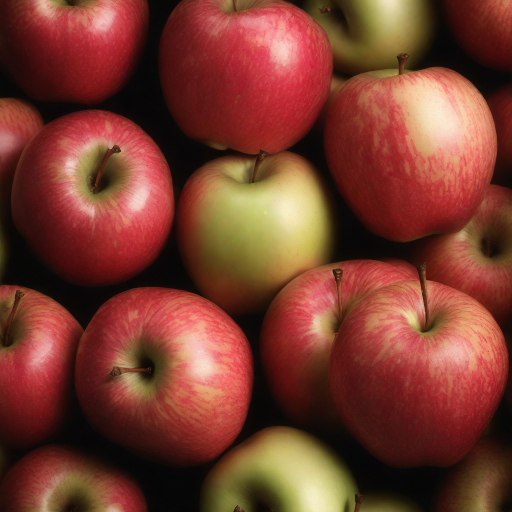
#> input picture backend/tests/assets/images/apple1.png, 1024 x 1024 px (shown at 1/2 size)
$ python -i histograms.py   (imports and definitions only)   (older library calls are emulated)
#> lines starting #> are read from the running program, lines starting #| are printed output that depends on the picture
#> further down, picture is the input picture: shape (1024, 1024, 3); mean B, G, R 45.9, 59.8, 119.8
import cv2
import numpy as np
from skimage.feature import hog


"""
---------------------------------------
| Histogram     | When to use
---------------------------------------
| Color         | Comparing images based on dominant colors (e.g., landscapes, fashion, art).
| HOG           | Analyzing shapes and structures (e.g., people, objects, architecture).
| Texture       | Identifying texture patterns (e.g., fabrics, wood, medical images).
---------------------------------------
"""

COLOR_HISTOGRAM_VECTOR_SIZE = 512
HOG_HISTOGRAM_VECTOR_SIZE = 1764
TEXTURE_HISTOGRAM_VECTOR_SIZE = 48


def calculate_color_histogram(image):
    """
    Color histogram.
    For similar color schema images.
    Returns Vector size: 512
    """

    image = cv2.cvtColor(image, cv2.COLOR_BGR2RGB)
    channels = [0, 1, 2]
    hist_size = [8, 8, 8]
    ranges = [0, 256, 0, 256, 0, 256]
    hist = cv2.calcHist([image], channels, None, hist_size, ranges)
    return cv2.normalize(hist, hist).flatten()


def calculate_texture_histogram(image):
    """
    Haralick (Texture histogram)
    For images with similar texture schema.
    Returns Vector size: 48
    """

    gray_image = cv2.cvtColor(image, cv2.COLOR_BGR2GRAY)
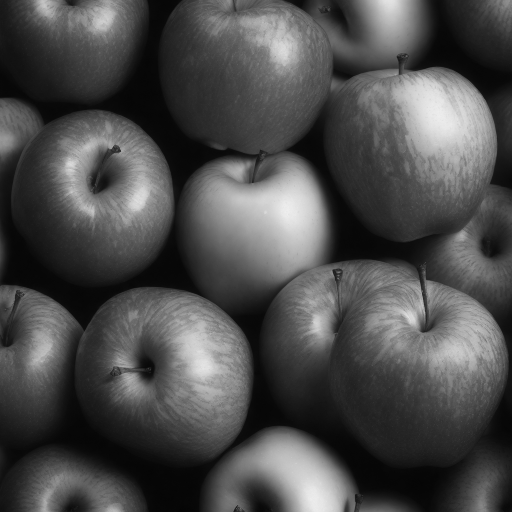
#> gray_image: shape (1024, 1024) (shown at 1/2 size); min 3, max 242, mean 76.2

    num_orientations = 4
    num_bins = 12
    ksize = 31
    frequency = 0.2
    orientations = np.linspace(0, np.pi, num_orientations, endpoint=False)

    histograms = []
    for theta in orientations:
        kernel = cv2.getGaborKernel((ksize, ksize), 4.0, theta, frequency, 0.5, 0, ktype=cv2.CV_32F)
        filtered = cv2.filter2D(gray_image, cv2.CV_32F, kernel)
        hist, _ = np.histogram(filtered, bins=num_bins, range=(filtered.min(), filtered.max()), density=True)
        histograms.append(hist)
#> this loop made 4 passes
#> pass 2, in calculate_texture_histogram, `filtered = cv2.filter2D(gray_image, cv2.CV_32F, kernel)`:
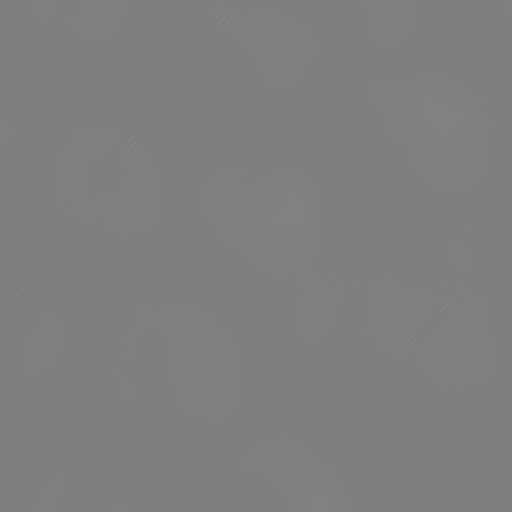
#> filtered: shape (1024, 1024) float32 (shown at 1/2 size); min -105.5, max 107.9, mean 0.9; drawn with min black and max white
#> after the loop, histograms = 4 items

    full_histogram = np.concatenate(histograms)
#> full_histogram = 48 values, max 0.027 at index 17, min 5.49e-07 at index 36, mean 0.00211
    return full_histogram / np.sum(full_histogram)


def calculate_hog_histogram(image):
    """
    HOG (Histogram of Oriented Gradients)
    For images with similar objects
    Returns Vector size: 1764
    """

    target_size = (64, 64)
    gray_image = cv2.cvtColor(image, cv2.COLOR_BGR2GRAY)
    resized_image = cv2.resize(gray_image, target_size)
    return hog(resized_image, orientations=9, pixels_per_cell=(8, 8), cells_per_block=(2, 2), block_norm='L2-Hys')

>>> import cv2
>>> picture = cv2.imread('../tests/assets/images/apple1.png')
>>> result = calculate_texture_histogram(picture)
#> result = 48 values, max 0.267 at index 17, min 5.43e-06 at index 36, mean 0.0208

$ run again, on backend/tests/assets/images/apple2.png
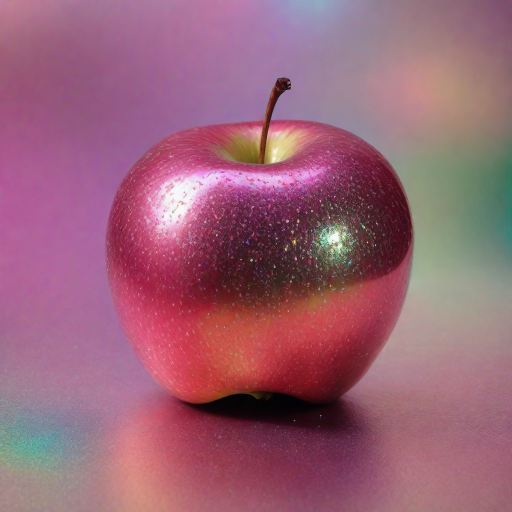
#> input picture backend/tests/assets/images/apple2.png, 1024 x 1024 px (shown at 1/2 size)
#> picture is the input picture: shape (1024, 1024, 3); mean B, G, R 118.4, 99.1, 153.8
#> in calculate_texture_histogram, `gray_image = cv2.cvtColor(image, cv2.COLOR_BGR2GRAY)`:
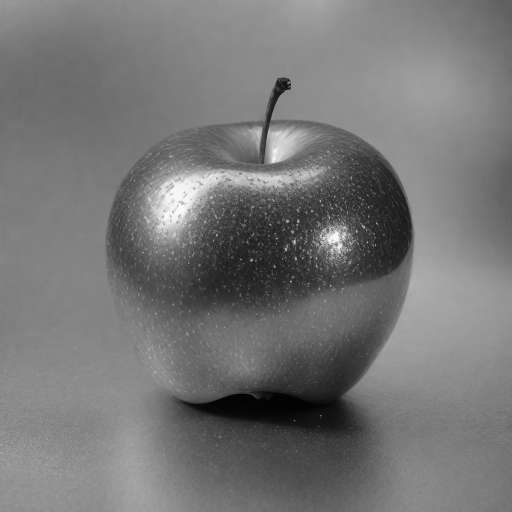
#> gray_image: shape (1024, 1024) (shown at 1/2 size); min 1, max 255, mean 117.7
#> after the loop in calculate_texture_histogram, `for theta in orientations:`: histograms = 4 items
#> full_histogram = 48 values, max 0.0096 at index 18, min 2.36e-07 at index 12, mean 0.000736
#> result = 48 values, max 0.272 at index 18, min 6.7e-06 at index 12, mean 0.0208

$ run again, on backend/tests/assets/images/apple3.png
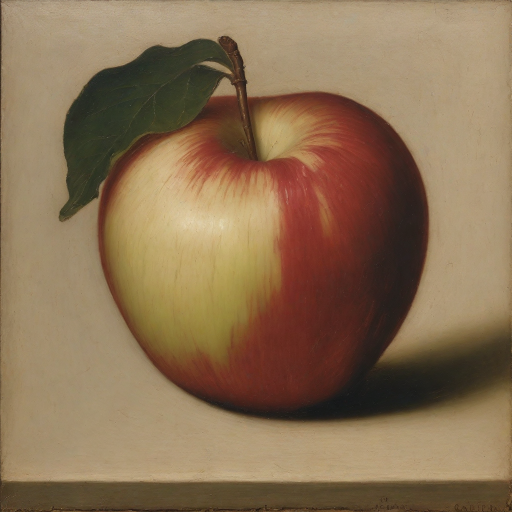
#> input picture backend/tests/assets/images/apple3.png, 1024 x 1024 px (shown at 1/2 size)
#> picture is the input picture: shape (1024, 1024, 3); mean B, G, R 83.6, 112.7, 138.1
#> in calculate_texture_histogram, `gray_image = cv2.cvtColor(image, cv2.COLOR_BGR2GRAY)`:
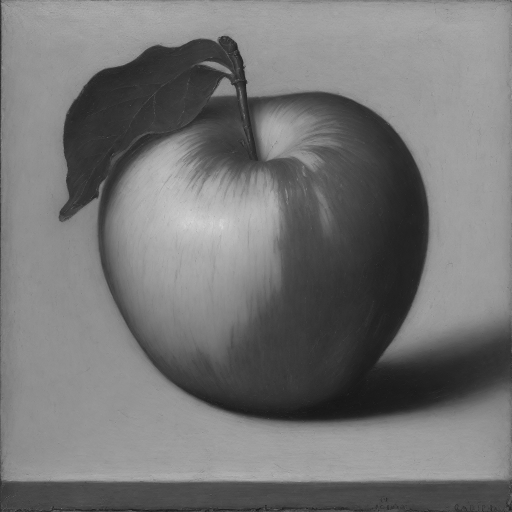
#> gray_image: shape (1024, 1024) (shown at 1/2 size); min 18, max 226, mean 117
#> the loop in calculate_texture_histogram, `for theta in orientations:` made 4 passes
#> pass 1, in calculate_texture_histogram, `filtered = cv2.filter2D(gray_image, cv2.CV_32F, kernel)`:
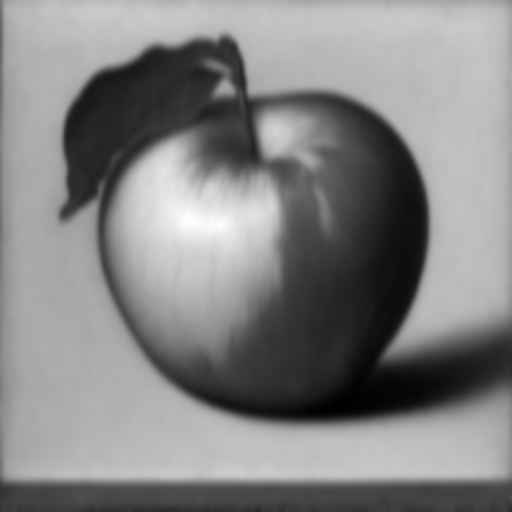
#> filtered: shape (1024, 1024) float32 (shown at 1/2 size); min 4637.3, max 38587.9, mean 22292.4; drawn with min black and max white
#> after the loop in calculate_texture_histogram, `for theta in orientations:`: histograms = 4 items
#> full_histogram = 48 values, max 0.0121 at index 42, min 3.21e-07 at index 36, mean 0.000881
#> result = 48 values, max 0.285 at index 42, min 7.58e-06 at index 36, mean 0.0208

$ run again, on backend/tests/assets/images/banana1.png
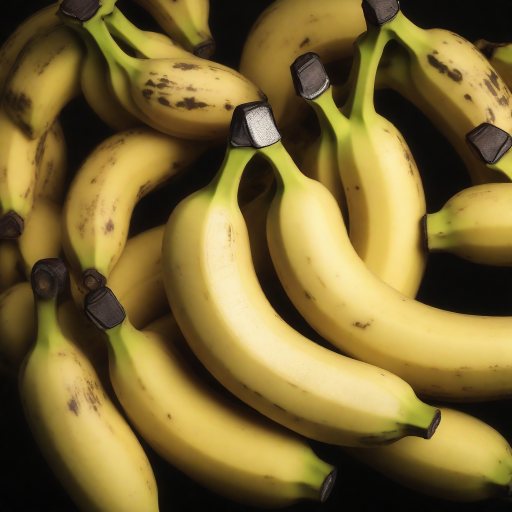
#> input picture backend/tests/assets/images/banana1.png, 1024 x 1024 px (shown at 1/2 size)
#> picture is the input picture: shape (1024, 1024, 3); mean B, G, R 52.2, 104.6, 123.5
#> in calculate_texture_histogram, `gray_image = cv2.cvtColor(image, cv2.COLOR_BGR2GRAY)`:
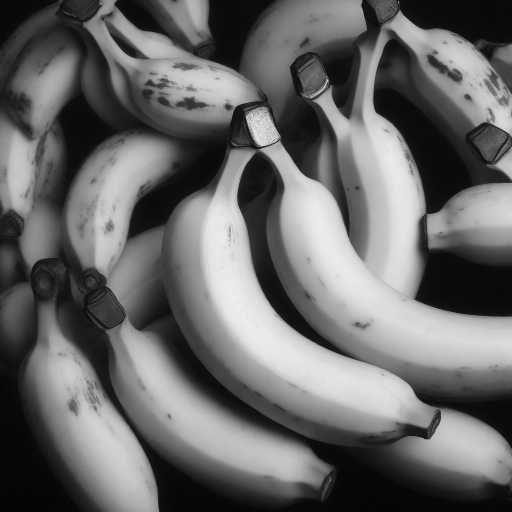
#> gray_image: shape (1024, 1024) (shown at 1/2 size); min 2, max 255, mean 104.3
#> the loop in calculate_texture_histogram, `for theta in orientations:` made 4 passes
#> pass 1, in calculate_texture_histogram, `filtered = cv2.filter2D(gray_image, cv2.CV_32F, kernel)`:
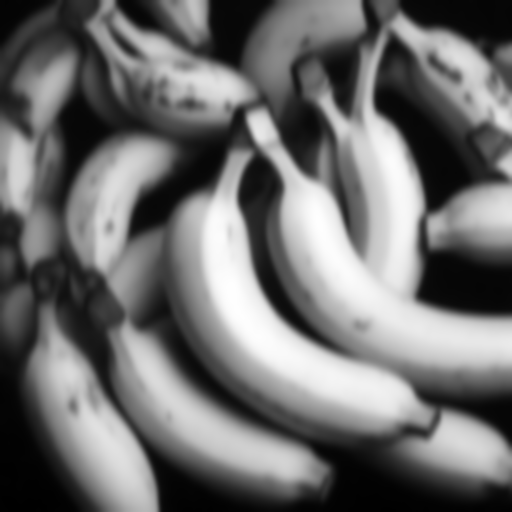
#> filtered: shape (1024, 1024) float32 (shown at 1/2 size); min 689.5, max 44905.1, mean 19859.1; drawn with min black and max white
#> after the loop in calculate_texture_histogram, `for theta in orientations:`: histograms = 4 items
#> full_histogram = 48 values, max 0.00966 at index 42, min 2e-07 at index 12, mean 0.000466
#> result = 48 values, max 0.432 at index 42, min 8.96e-06 at index 12, mean 0.0208
